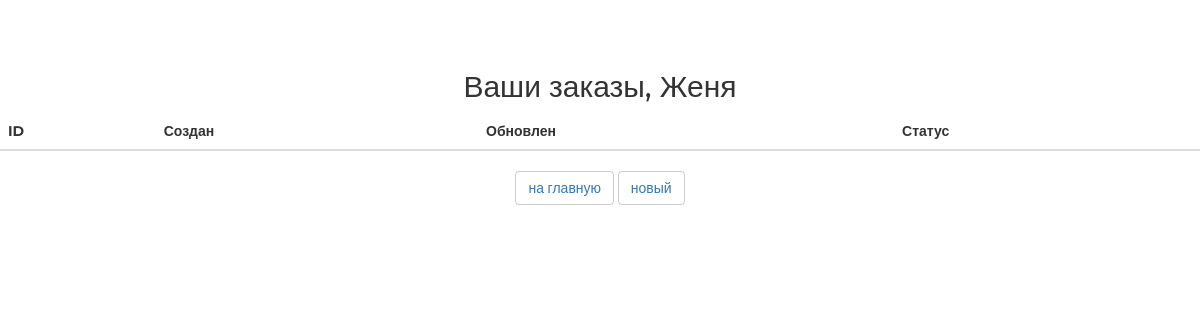
Page /orders/ (signed in) on the earlier database version.
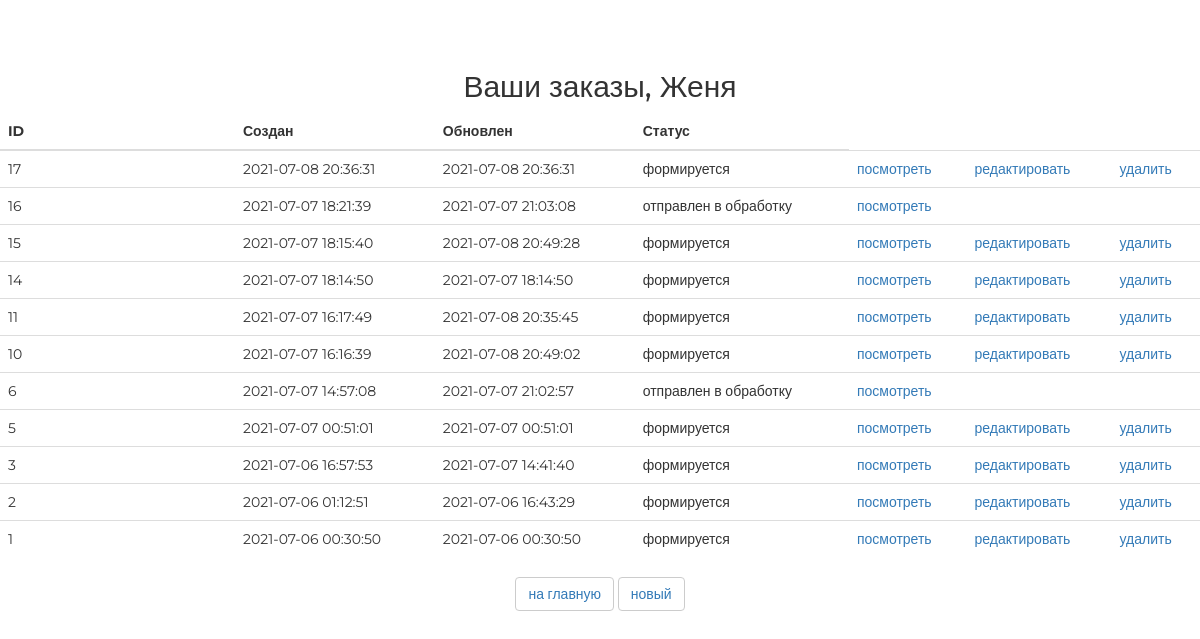
Same page on the later database version.
### ordersapp/models.py (models this page shows, shortened)
class Order(models.Model):
    FORMING = 'FM'
    SENT_TO_PROCEED = 'STP'
    PROCEEDED = 'PRD'
    PAID = 'PD'
    READY = 'RDY'
    CANCEL = 'CNC'
    STATUS_CHOICES = (
        (FORMING, 'формируется'),
        (SENT_TO_PROCEED, 'отправлен в обработку'),
        (PAID, 'оплачен'),
        (PROCEEDED, 'обрабатывается'),
        (READY, 'готов к выдаче'),
        (CANCEL, 'отменен'),
    )
    user = models.ForeignKey(get_user_model(), on_delete=models.CASCADE, related_name='orders')
    created = models.DateTimeField(verbose_name='создан', auto_now_add=True)
    updated = models.DateTimeField(verbose_name='обновлен', auto_now=True)
    status = models.CharField(verbose_name='статус',
                              max_length=3,
                              choices=STATUS_CHOICES,
                              default=FORMING)
    is_active = models.BooleanField(verbose_name='активен', default=True)
    @property
    def is_forming(self):
        return self.status == self.FORMING
    class Meta:
        ordering = ('-created',)
        verbose_name = 'заказ'
        verbose_name_plural = 'заказы'

### ordersapp/views.py (the view)
# urls.py: path('', ordersapp.OrderList.as_view(), name='index'),
class OrderList(PageTitleMixin, ListView):
    model = Order
    page_title = 'список заказов'
    def get_queryset(self):
        return self.request.user.orders.all()

### mainapp/context_processors.py (called while the page is built)
def categories(request):
    return {
        'categories': ProductCategory.objects.all()
    }

### ordersapp/views.py (called while the page is built)
    def get_context_data(self, **kwargs):
        context = super().get_context_data(**kwargs)
        context[self.page_title_key] = self.page_title
        return context

### ordersapp/templates/ordersapp/order_list.html
{% extends 'ordersapp/base.html' %}
{% load static %}
{% block container %}
   <div class="h2 text-center head">
       Ваши заказы,
       {% if user.first_name %}{{ user.first_name|title}}{% else %}Пользователь{% endif %}
   </div>
   <table class="table">
       <thead>
         <tr>
           <th>ID</th>
           <th>Создан</th>
           <th>Обновлен</th>
           <th>Статус</th>
         </tr>
       </thead>
       <tbody>
           {% for item in object_list %}
               {% if item.is_active %}
               <tr>
                   <td class="td1 orders_list">{{ item.pk }}</td>
                   <td>{{ item.created|date:"Y-m-d H:i:s" }}</td>
                   <td>{{ item.updated|date:"Y-m-d H:i:s" }}</td>
                   <td>{{ item.get_status_display }}</td>
                   <td>
                       <a href="{% url 'orders:read' item.pk %}">посмотреть</a>
                   </td>
                   <td>
                       {% if item.is_forming %}
                         <a href="{% url 'orders:update' item.pk %}">редактировать</a>
                       {% endif %}
                   </td>
                   <td>
                       {% if item.is_forming %}
                         <a href="{% url 'orders:delete' item.pk %}">удалить</a>
                       {% endif %}
                   </td>
               </tr>
               {% endif %}
           {% endfor %}
       </tbody>
   </table>
    <div class="text-center">
        <button class="btn btn-default btn-round">
           <a href="{% url 'index' %}">на главную</a>
       </button>
       <button class="btn btn-default btn-round">
           <a href="{% url 'orders:create' %}">новый</a>
       </button>
    </div>
{% endblock %}

Differences in the rows shown:
added Order: pk "17", created "2021-07-08 20:36:31", updated "2021-07-08 20:36:31", status "формируется", shows "редактировать", shows "удалить"
added Order: pk "16", created "2021-07-07 18:21:39", updated "2021-07-07 21:03:08", status "отправлен в обработку"
added Order: pk "15", created "2021-07-07 18:15:40", updated "2021-07-08 20:49:28", status "формируется", shows "редактировать", shows "удалить"
added Order: pk "14", created "2021-07-07 18:14:50", updated "2021-07-07 18:14:50", status "формируется", shows "редактировать", shows "удалить"
added Order: pk "11", created "2021-07-07 16:17:49", updated "2021-07-08 20:35:45", status "формируется", shows "редактировать", shows "удалить"
added Order: pk "10", created "2021-07-07 16:16:39", updated "2021-07-08 20:49:02", status "формируется", shows "редактировать", shows "удалить"
added Order: pk "6", created "2021-07-07 14:57:08", updated "2021-07-07 21:02:57", status "отправлен в обработку"
added Order: pk "5", created "2021-07-07 00:51:01", updated "2021-07-07 00:51:01", status "формируется", shows "редактировать", shows "удалить"
added Order: pk "3", created "2021-07-06 16:57:53", updated "2021-07-07 14:41:40", status "формируется", shows "редактировать", shows "удалить"
added Order: pk "2", created "2021-07-06 01:12:51", updated "2021-07-06 16:43:29", status "формируется", shows "редактировать", shows "удалить"
added Order: pk "1", created "2021-07-06 00:30:50", updated "2021-07-06 00:30:50", status "формируется", shows "редактировать", shows "удалить"
